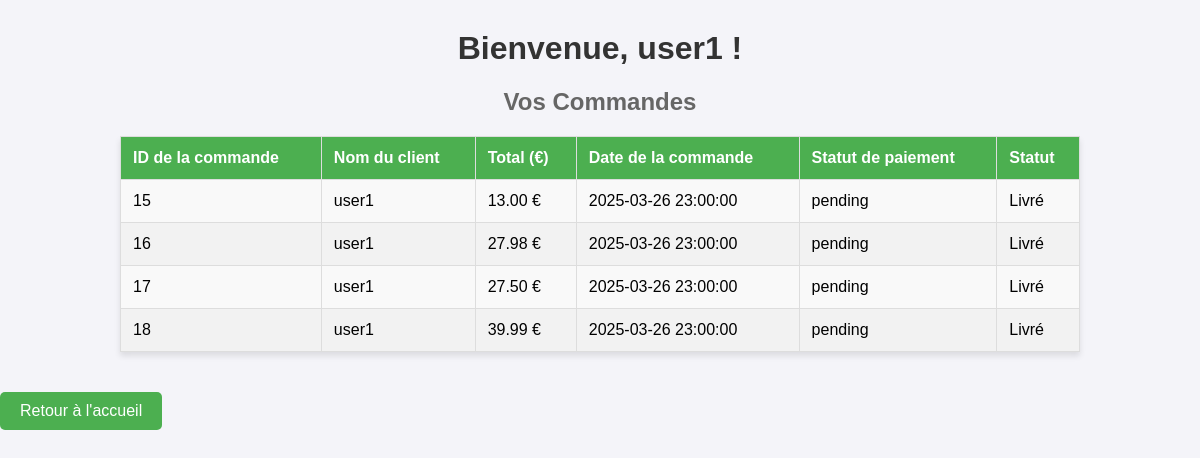
Page /profil.php (signed in) on the earlier database version.
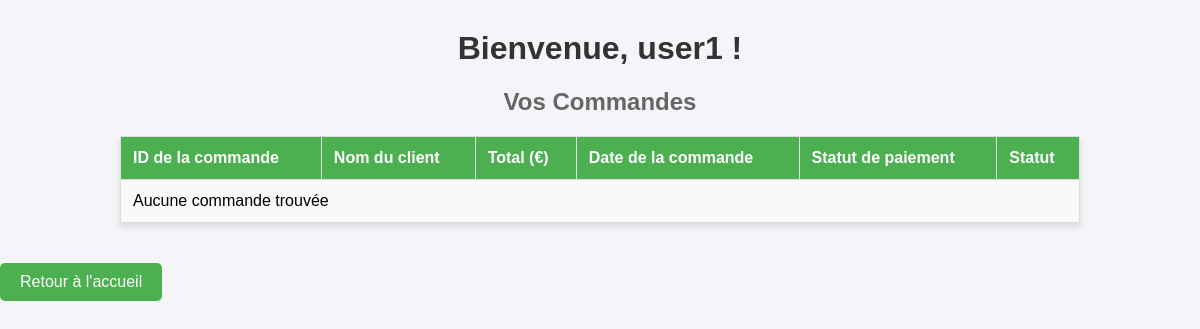
Same page on the later database version.
### tables this page shows
CREATE TABLE IF NOT EXISTS `orders` (
  `order_id` int NOT NULL AUTO_INCREMENT,
  `client_name` varchar(255) DEFAULT NULL,
  `total` decimal(10,2) DEFAULT NULL,
  `order_date` timestamp NULL DEFAULT CURRENT_TIMESTAMP,
  `payment_status` enum('pending','completed') DEFAULT 'pending',
  `status` varchar(20) DEFAULT 'En attente',
  PRIMARY KEY (`order_id`)
);

### profil.php (the view, shortened to what this page needs)
<?php
$host = 'localhost';
$dbname = 'livres';
$username = 'root';
$password = '';
try {
    $pdo = new PDO("mysql:host=$host;dbname=$dbname", $username, $password);
    $pdo->setAttribute(PDO::ATTR_ERRMODE, PDO::ERRMODE_EXCEPTION);
} catch (PDOException $e) {
    echo "Erreur de connexion à la base de données : " . $e->getMessage();
    exit;
}
$userId = $_SESSION['user_id'];
$stmt = $pdo->prepare("SELECT * FROM users WHERE id = :id");
$stmt->execute(['id' => $userId]);
$user = $stmt->fetch(PDO::FETCH_ASSOC);
$sql = "SELECT * FROM orders WHERE client_name = :client_name ORDER BY order_date DESC";
$stmt = $pdo->prepare($sql);
$stmt->execute(['client_name' => $user['username']]);
$orders = $stmt->fetchAll(PDO::FETCH_ASSOC);
?>
<!DOCTYPE html>
<html lang="fr">
<head>
    <link rel="stylesheet" href="css/style7.css">
</head>
<body>
    <h1>Bienvenue, <?php echo htmlspecialchars($user['username']); ?> !</h1>
    <h2>Vos Commandes</h2>
    <table border="1">
        <thead>
            <tr>
                <th>ID de la commande</th>
                <th>Nom du client</th>
                <th>Total (€)</th>
                <th>Date de la commande</th>
                <th>Statut de paiement</th>
                <th>Statut</th>
            </tr>
        </thead>
        <tbody>
            <?php
            if (count($orders) > 0) {
                foreach ($orders as $order) {
                    echo "<tr>";
echo "<td>" . htmlspecialchars($order['order_id']) . "</td>";
echo "<td>" . htmlspecialchars($order['client_name']) . "</td>";
echo "<td>" . htmlspecialchars($order['total']) . " €</td>";
echo "<td>" . htmlspecialchars($order['order_date']) . "</td>";
echo "<td>" . htmlspecialchars($order['payment_status']) . "</td>";
echo "<td>" . htmlspecialchars($order['status']) . "</td>";
echo "</tr>";
                }
            } else {
                echo "<tr><td colspan='6'>Aucune commande trouvée</td></tr>";
            }
            ?>
        </tbody>
    </table>
    <a href="index2.php">Retour à l'accueil</a>
</body>
</html>

Differences in the rows shown:
removed orders: order_id "15", client_name "user1", total "13.00", order_date "2025-03-26 23:00:00", payment_status "pending", status "Livré"
removed orders: order_id "16", client_name "user1", total "27.98", order_date "2025-03-26 23:00:00", payment_status "pending", status "Livré"
removed orders: order_id "17", client_name "user1", total "27.50", order_date "2025-03-26 23:00:00", payment_status "pending", status "Livré"
removed orders: order_id "18", client_name "user1", total "39.99", order_date "2025-03-26 23:00:00", payment_status "pending", status "Livré"
Other differences:
text now shown: "Aucune commande trouvée"
